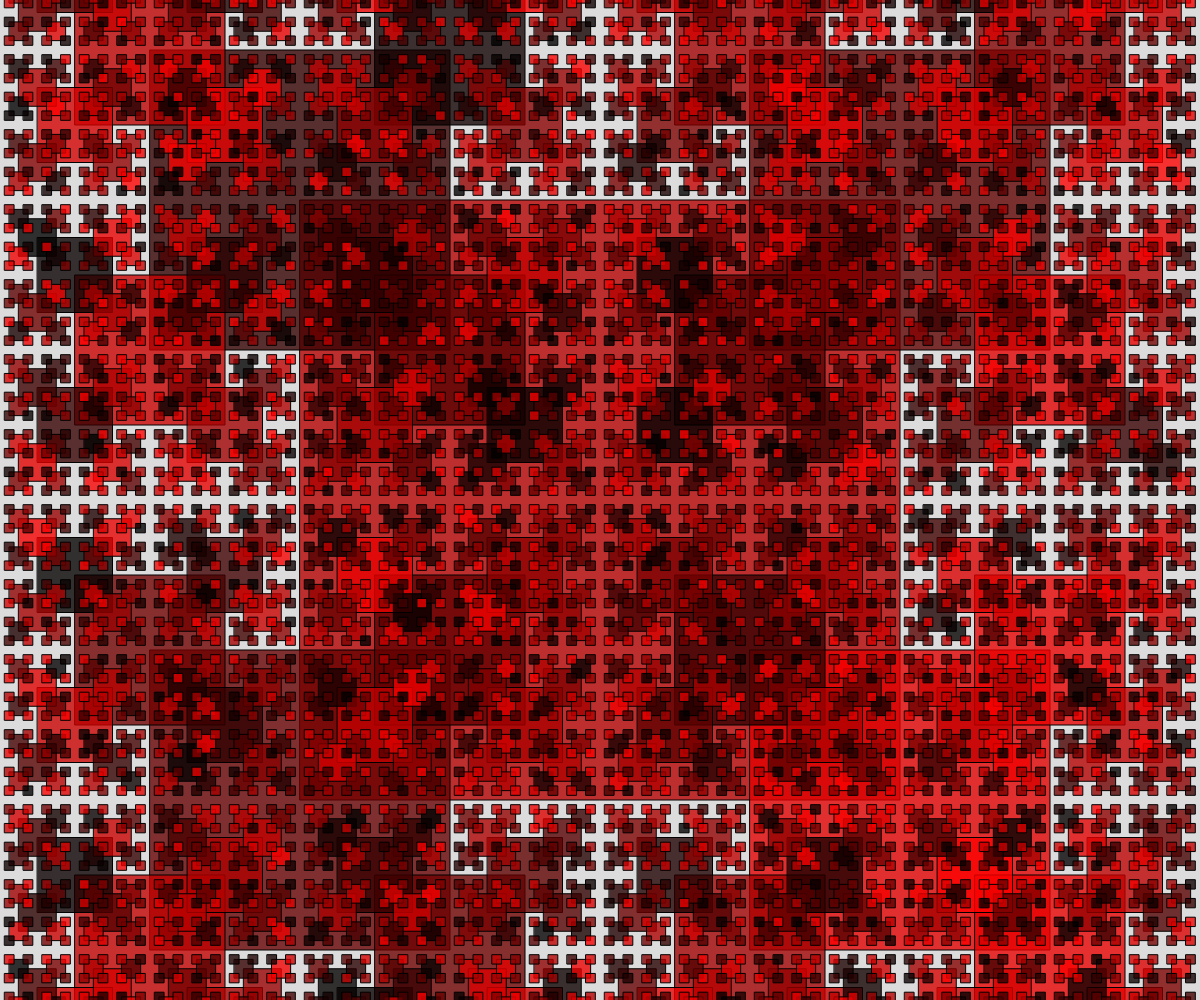
Frame 1 (no input)
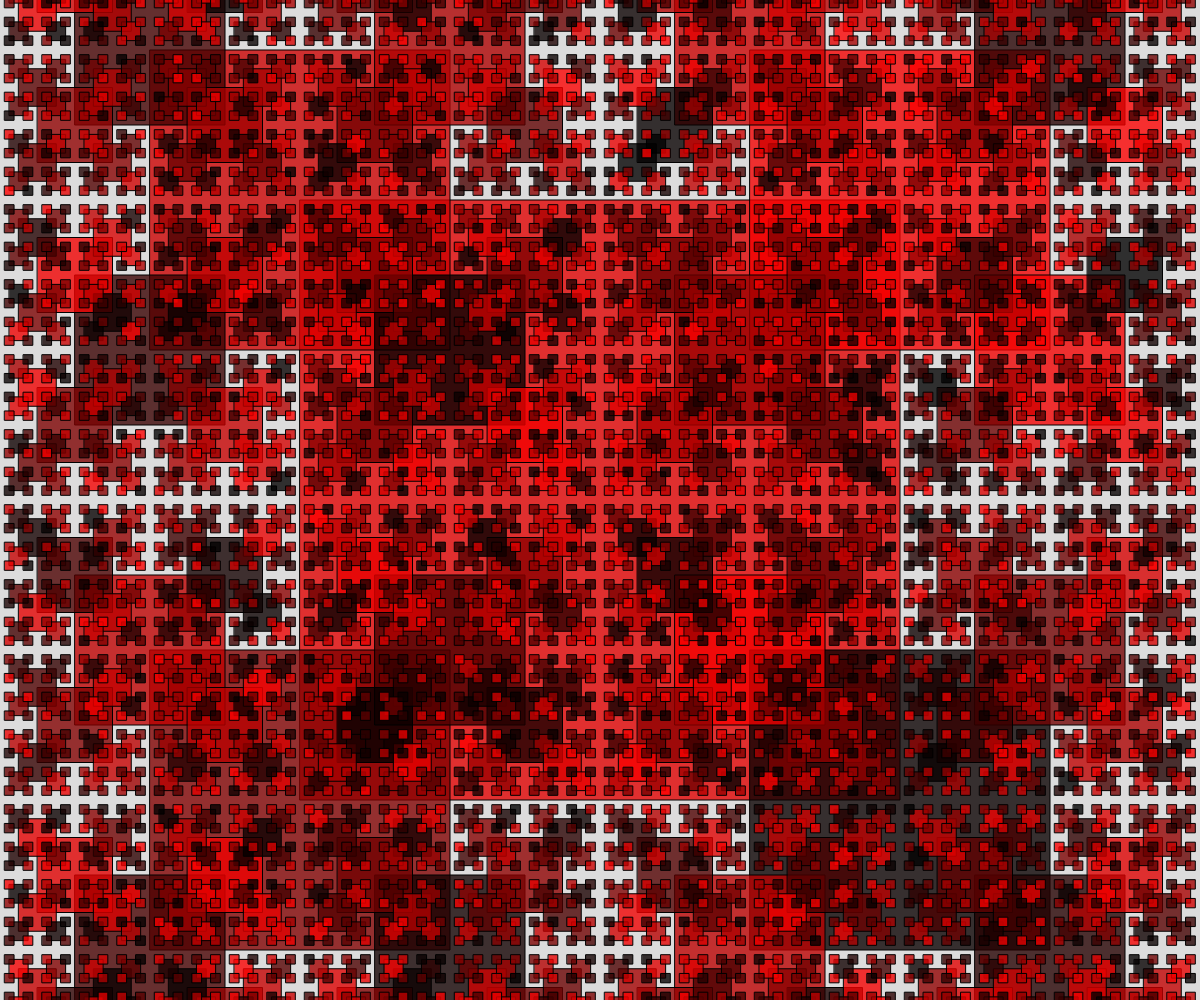
Frame 2 (the mouse pressed at the canvas centre, redrawn once)

The p5.js sketch that drew these frames (run headless with seeded random() and noise() and a simulated clock; the mouse was pressed at the canvas centre and the sketch redrawn once):

// p5.js sketch
// ── sketch.js
// Project Title
// Your Name
// Date
//
// Extra for Experts:
// - describe what you did to take this project "above and beyond"


function setup() {
  createCanvas(windowWidth, windowHeight);
  rectMode(CENTER);
  noLoop();
}

function draw() {
  background(220);
  rectangles(width/2,height/2,height*0.6);
}

function rectangles(x,y,sideLength){
  if(sideLength > 5){
    fill(random(255),0,0,200);
    rect(x,y,sideLength,sideLength);
    let half = sideLength/2;
    rectangles(x-half,y-half,half);
    rectangles(x-half,y+half,half);
    rectangles(x+half,y-half,half);
    rectangles(x+half,y+half,half);

  }
}
